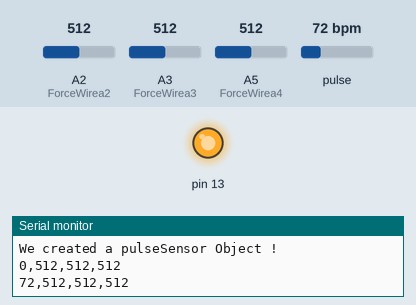
This sketch was run on a simulated Arduino Uno, built with avr-gcc and run on an emulated ATmega328P. Parts: output pins drawn as LEDs (lit = HIGH), the last lines printed to the serial monitor. Dashed ring = blinking. The test bench sets the inputs (shaded band); at power-on: pulse 72 bpm, A2 (ForceWirea2) = 512, A3 (ForceWirea3) = 512, A5 (ForceWirea4) = 512.

Above: at 1.2 s.
1.3 s: pulse set to 61 bpm
3.2 s: pulse set to 57 bpm
At 4.5 s:
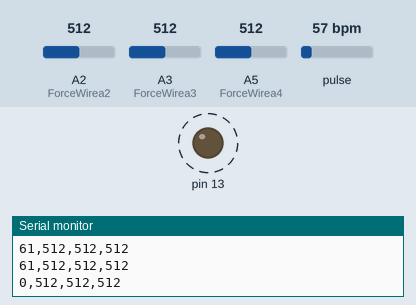
7.3 s: pulse set to 70 bpm
At 8.4 s:
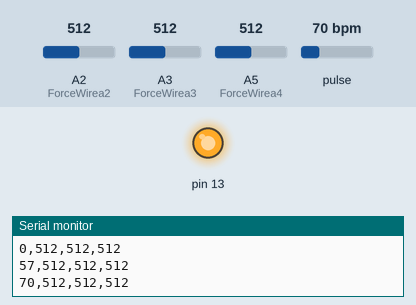
8.8 s: pulse set to 42 bpm
At 10.5 s:
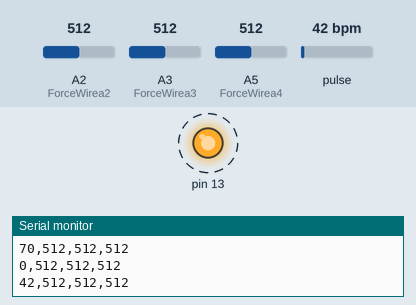
Timing chart, 0 to 13.9 s (numbered marks = the images above; inputs shaded):
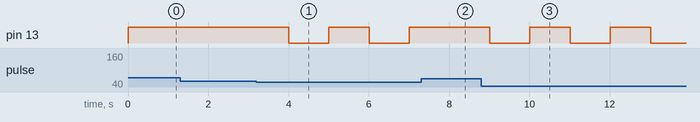

The sketch:

BPM_to_Monitor.ino
```cpp
/*
  ----------------What This Sketch is About------------------------------------------
         Maisha and Bato's HAPPY PANDA Project
  --------------------------------------------------------------------*/

#define USE_ARDUINO_INTERRUPTS true    // Set-up low-level interrupts for most acurate BPM math.
#include <PulseSensorPlayground.h>     // Includes the PulseSensorPlayground Library.

//  Variables
const int PulseWire = A0;       // PulseSensor PURPLE WIRE connected to ANALOG PIN 0
const int ForceWirea2 = A2;     // ForceSensor PURPLE WIRE connected to ANALOG PIN 2
const int ForceWirea3 = A3;      // ForceSensor PURPLE WIRE connected to ANALOG PIN 3
const int ForceWirea4 = A5;      // ForceSensor PURPLE WIRE connected to ANALOG PIN 4
const int LED13 = 13;          // The on-board Arduino LED, close to PIN 13.
int Threshold = 550;           // Determine which Signal to "count as a beat" and which to ignore.
// Use the "Gettting Started Project" to fine-tune Threshold Value beyond default setting.
// Otherwise leave the default "550" value.

PulseSensorPlayground pulseSensor;  // Creates an instance of the PulseSensorPlayground object called "pulseSensor"


void setup() {

  Serial.begin(9600);          // For Serial Monitor
  // Configure the PulseSensor object, by assigning our variables to it.
  pulseSensor.analogInput(PulseWire);
  pulseSensor.blinkOnPulse(LED13);       //auto-magically blink Arduino's LED with heartbeat.
  pulseSensor.setThreshold(Threshold);

  // Double-check the "pulseSensor" object was created and "began" seeing a signal.
  if (pulseSensor.begin()) {
    Serial.println("We created a pulseSensor Object !");  //This prints one time at Arduino power-up,  or on Arduino reset.
  }

}


void loop() {

  int myBPM = pulseSensor.getBeatsPerMinute();  // Calls function on our pulseSensor object that returns BPM as an "int".

    // "myBPM" hold this BPM value now.

     if (pulseSensor.sawStartOfBeat()) {            // Constantly test to see if "a beat happened".
      Serial.print(myBPM);                        // Print the value inside of myBPM.
      Serial.print(",");
    }
    else
    {
      //if there's no heartbeat, we still get a 0 as an output so that the p5.js can have the 1st data as pulse and store it in the pulse arr.
      Serial.print(0);
      Serial.print(",");

    }
    //read the first force sensor:
    int sensorValue = analogRead(ForceWirea2);
    // print the results:
    Serial.print(sensorValue);
    Serial.print(",");

    // read the second force sensor:
    sensorValue = analogRead(ForceWirea3);
    // print the results:
    Serial.print(sensorValue);
    Serial.print(",");

    // read the third force sensor:
    sensorValue = analogRead(ForceWirea4);
    // print the results:
    Serial.println(sensorValue);

    delay(1000);                    // considered best practice in a simple sketch.

//  }
}
```

BPM_to_Monitor.cpp
```cpp
/*
  ----------------What This Sketch is About------------------------------------------
         Maisha and Bato's HAPPY PANDA Project
  --------------------------------------------------------------------*/

#define USE_ARDUINO_INTERRUPTS true    // Set-up low-level interrupts for most acurate BPM math.
#include <PulseSensorPlayground.h>     // Includes the PulseSensorPlayground Library.

//  Variables
const int PulseWire = A0;       // PulseSensor PURPLE WIRE connected to ANALOG PIN 0
const int ForceWirea2 = A2;     // ForceSensor PURPLE WIRE connected to ANALOG PIN 2
const int ForceWirea3 = A3;      // ForceSensor PURPLE WIRE connected to ANALOG PIN 3
const int ForceWirea4 = A5;      // ForceSensor PURPLE WIRE connected to ANALOG PIN 4
const int LED13 = 13;          // The on-board Arduino LED, close to PIN 13.
int Threshold = 550;           // Determine which Signal to "count as a beat" and which to ignore.
// Use the "Gettting Started Project" to fine-tune Threshold Value beyond default setting.
// Otherwise leave the default "550" value.

PulseSensorPlayground pulseSensor;  // Creates an instance of the PulseSensorPlayground object called "pulseSensor"


void setup() {

  Serial.begin(9600);          // For Serial Monitor
  // Configure the PulseSensor object, by assigning our variables to it.
  pulseSensor.analogInput(PulseWire);
  pulseSensor.blinkOnPulse(LED13);       //auto-magically blink Arduino's LED with heartbeat.
  pulseSensor.setThreshold(Threshold);

  // Double-check the "pulseSensor" object was created and "began" seeing a signal.
  if (pulseSensor.begin()) {
    Serial.println("We created a pulseSensor Object !");  //This prints one time at Arduino power-up,  or on Arduino reset.
  }

}


void loop() {

  int myBPM = pulseSensor.getBeatsPerMinute();  // Calls function on our pulseSensor object that returns BPM as an "int".

    // "myBPM" hold this BPM value now.

     if (pulseSensor.sawStartOfBeat()) {            // Constantly test to see if "a beat happened".
      Serial.print(myBPM);                        // Print the value inside of myBPM.
      Serial.print(",");
    }
    else
    {
      //if there's no heartbeat, we still get a 0 as an output so that the p5.js can have the 1st data as pulse and store it in the pulse arr.
      Serial.print(0);
      Serial.print(",");

    }
    //read the first force sensor:
    int sensorValue = analogRead(ForceWirea2);
    // print the results:
    Serial.print(sensorValue);
    Serial.print(",");

    // read the second force sensor:
    sensorValue = analogRead(ForceWirea3);
    // print the results:
    Serial.print(sensorValue);
    Serial.print(",");

    // read the third force sensor:
    sensorValue = analogRead(ForceWirea4);
    // print the results:
    Serial.println(sensorValue);

    delay(1000);                    // considered best practice in a simple sketch.

//  }
}
```

Measured:
- the behaviour switches between 60 and 59 bpm on pulse (found by bisection; images 0 and 1)
- after the input at 3.2 s, pin 13: alternates HIGH for 1.0 s and LOW for 1.0 s, starting after 0.81 s
- after the input at 7.3 s, pin 13: stays HIGH (without the input it goes to LOW after 0.71 s)
- after the input at 8.8 s, pin 13: alternates HIGH for 1.0 s and LOW for 1.0 s, starting after 0.21 s
